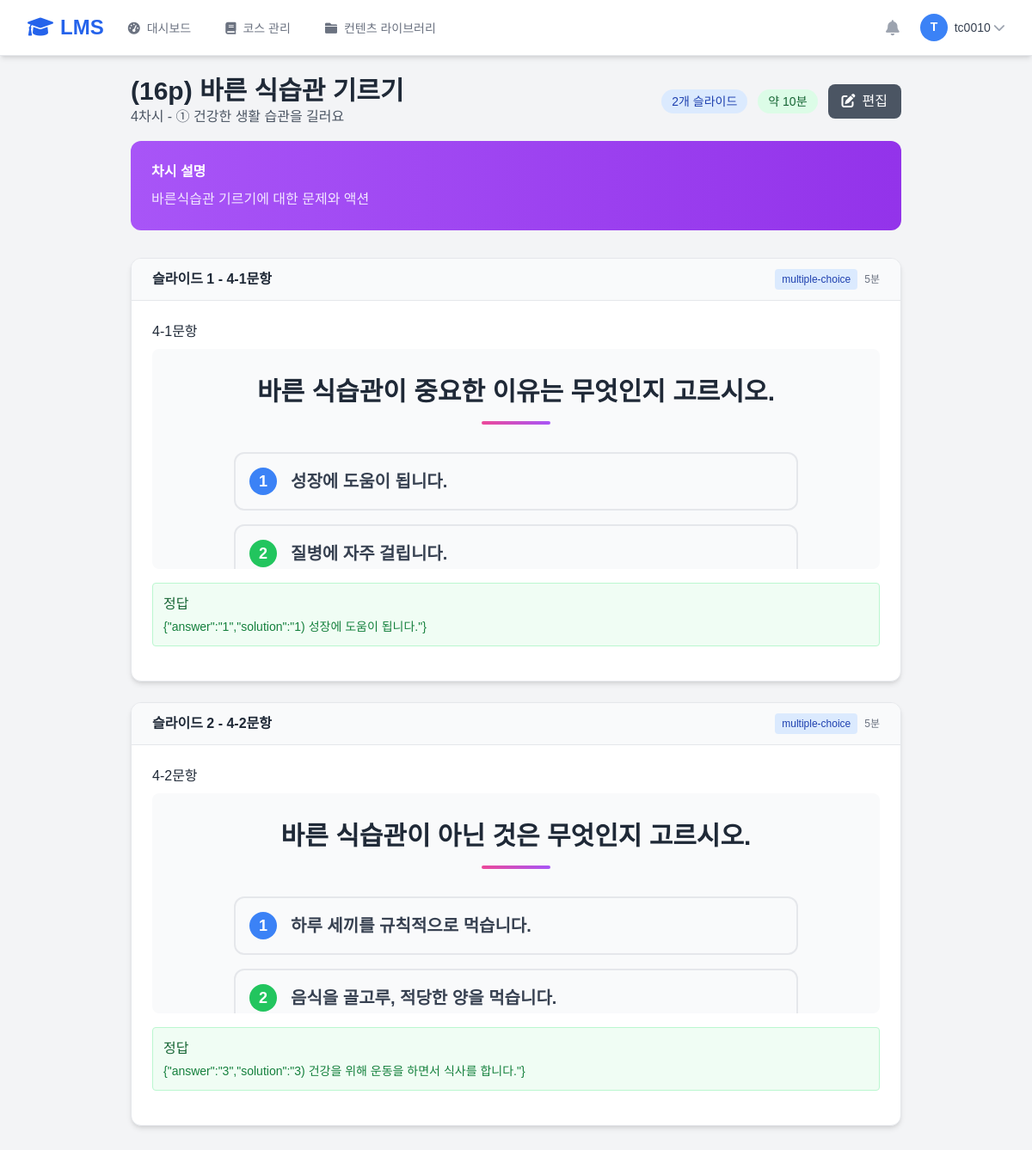
The page /teacher/chasis/4/preview/ (signed in) on the database its author committed.
### teacher/models.py (models this page shows, shortened)
class Chasi(models.Model):
    subject = models.ForeignKey(Course, on_delete=models.CASCADE, verbose_name='코스')  # course 대신 subject로 통일
    chapter = models.ForeignKey(Chapter, on_delete=models.CASCADE, verbose_name='대단원')
    sub_chapter = models.ForeignKey(SubChapter, on_delete=models.CASCADE, verbose_name='소단원', related_name='chasis')
    chasi_title = models.CharField('차시명', max_length=200)  # 기존 코드와 호환성을 위해 chasi_title 유지
    chasi_order = models.PositiveIntegerField('순서', default=1)
    chapter_order = models.PositiveIntegerField('대단원 순서', default=1)
    sub_chapter_order = models.PositiveIntegerField('소단원 순서', default=1)
    description = models.TextField('설명', blank=True)
    learning_objectives = models.TextField('학습목표', blank=True)
    duration_minutes = models.PositiveIntegerField('수업시간(분)', default=45)
    is_published = models.BooleanField('공개', default=True)
    created_at = models.DateTimeField('생성일', auto_now_add=True)
    updated_at = models.DateTimeField('수정일', auto_now=True)
    class Meta:
        verbose_name = '차시'
        verbose_name_plural = '차시'
        ordering = ['sub_chapter', 'chasi_order']
        unique_together = ['sub_chapter', 'chasi_order']

class SubChapter(models.Model):
    subject = models.ForeignKey(Course, on_delete=models.CASCADE, verbose_name='코스')
    chapter = models.ForeignKey(Chapter, on_delete=models.CASCADE, verbose_name='대단원', related_name='subchapters')
    sub_chapter_title = models.CharField('소단원명', max_length=200)
    sub_chapter_order = models.PositiveIntegerField('순서', default=1)
    description = models.TextField('설명', blank=True)
    created_at = models.DateTimeField('생성일', auto_now_add=True)
    updated_at = models.DateTimeField('수정일', auto_now=True)
    class Meta:
        verbose_name = '소단원'
        verbose_name_plural = '소단원'
        ordering = ['chapter', 'sub_chapter_order']
        unique_together = ['chapter', 'sub_chapter_order']

class ChasiSlide(models.Model):
    chasi = models.ForeignKey(Chasi, on_delete=models.CASCADE, verbose_name='차시', related_name='teacher_slides')
    slide_number = models.PositiveIntegerField('슬라이드 번호')
    slide_title = models.CharField('슬라이드 제목', max_length=200, blank=True)
    content_type = models.ForeignKey(ContentType, on_delete=models.CASCADE, verbose_name='컨텐츠 타입')
    content = models.ForeignKey(Contents, on_delete=models.CASCADE, verbose_name='컨텐츠')
    instructor_notes = models.TextField('강사 노트', blank=True)
    estimated_time = models.PositiveIntegerField('예상 시간(분)', default=5)
    is_active = models.BooleanField('활성화', default=True)
    created_at = models.DateTimeField('생성일', auto_now_add=True)
    updated_at = models.DateTimeField('수정일', auto_now=True)
    class Meta:
        verbose_name = '차시 슬라이드'
        verbose_name_plural = '차시 슬라이드'
        ordering = ['chasi', 'slide_number']
        unique_together = ['chasi', 'slide_number']

class ContentType(models.Model):
    type_name = models.CharField('타입명', max_length=50)
    description = models.TextField('설명', blank=True)
    icon = models.CharField('아이콘', max_length=50, blank=True,null=True)
    color = models.CharField('색상', max_length=7, blank=True,null=True)
    is_active = models.BooleanField('활성화', default=True)
    class Meta:
        verbose_name = '컨텐츠 타입'
        verbose_name_plural = '컨텐츠 타입'

class Contents(models.Model):
    content_type = models.ForeignKey(ContentType, on_delete=models.CASCADE, verbose_name='콘텐츠 타입')
    title = models.CharField('제목', max_length=200)
    page = models.TextField('콘텐츠 페이지', help_text='HTML 형식의 콘텐츠')
    answer = models.TextField('정답', blank=True,null=True, help_text='객관식/단답형의 경우 정답')
    meta_data = models.JSONField('메타데이터', default=dict, blank=True)
    tags = models.JSONField('태그/평가기준', default=dict, blank=True, help_text='채점이나 평가 기준')
    created_by = models.ForeignKey(User, on_delete=models.SET_NULL, null=True, verbose_name='생성자')
    created_at = models.DateTimeField('생성일', auto_now_add=True)
    updated_at = models.DateTimeField('수정일', auto_now=True)
    is_active = models.BooleanField('활성화', default=True)
    is_public = models.BooleanField('공개', default=True, help_text='다른 교사들도 사용할 수 있도록 공개')  # 추가
    class Meta:
        verbose_name = '콘텐츠'
        verbose_name_plural = '콘텐츠'
        ordering = ['-created_at']

### teacher/courses.py (the view)
# urls.py: path('chasis/<int:chasi_id>/preview/', courses.chasi_preview_view, name='chasi_preview'),
@login_required
@teacher_required
def chasi_preview_view(request, chasi_id):
    teacher = request.user.teacher
    chasi = get_object_or_404(Chasi, id=chasi_id, subject__teacher=teacher)
    slides = chasi.teacher_slides.select_related('content', 'content_type').order_by('slide_number')
    context = {
        'chasi': chasi,
        'slides': slides,
        'total_slides': slides.count(),
        'total_time': sum(slide.estimated_time for slide in slides),
    }
    return render(request, 'teacher/courses/chasis/preview.html', context)

### templates/teacher/courses/chasis/preview.html (shortened to what this page needs)
{% extends 'teacher/base.html' %}
{% block content %}
<div class="max-w-4xl mx-auto">
    <div class="mb-8">
        <div class="flex items-center justify-between mb-4">
            <div>
                <h1 class="text-3xl font-bold text-gray-800">{{ chasi.chasi_title }}</h1>
                <p class="text-gray-600">{{ chasi.chasi_order }}차시 - {{ chasi.sub_chapter.sub_chapter_title }}</p>
            </div>
            <div class="flex items-center space-x-3">
                <span class="bg-blue-100 text-blue-800 px-3 py-1 rounded-full text-sm">
                    {{ total_slides }}개 슬라이드
                </span>
                <span class="bg-green-100 text-green-800 px-3 py-1 rounded-full text-sm">
                    약 {{ total_time }}분
                </span>
                <a href="{% url 'teacher:chasi_slide_manage' chasi.id %}"
                   class="bg-gray-600 text-white px-4 py-2 rounded-lg hover:bg-gray-700 transition duration-200">
                    <i class="fas fa-edit mr-2"></i>편집
                </a>
            </div>
        </div>
        {% if chasi.learning_objectives or chasi.description %}
        <div class="bg-gradient-to-r from-purple-500 to-purple-600 rounded-xl p-6 text-white">
            {% if chasi.description %}
            <h3 class="font-bold mb-2 {% if chasi.learning_objectives %}mt-4{% endif %}">차시 설명</h3>
            <p class="text-purple-100">{{ chasi.description }}</p>
            {% endif %}
        </div>
        {% endif %}
    </div>
    {% if slides %}
    <div class="space-y-6">
        {% for slide in slides %}
        <div class="bg-white rounded-xl shadow-md border border-gray-200 overflow-hidden">
            <div class="bg-gray-50 px-6 py-3 border-b border-gray-200">
                <div class="flex items-center justify-between">
                    <h3 class="font-semibold text-gray-800">
                        슬라이드 {{ slide.slide_number }}
                        {% if slide.slide_title %}- {{ slide.slide_title }}{% endif %}
                    </h3>
                    <div class="flex items-center space-x-2">
                        <span class="bg-blue-100 text-blue-800 px-2 py-1 rounded text-xs">
                            {{ slide.content_type.type_name }}
                        </span>
                        <span class="text-gray-500 text-xs">{{ slide.estimated_time }}분</span>
                    </div>
                </div>
            </div>
            <div class="p-6">
                <div class="mb-4">
                    <h4 class="font-medium text-gray-800 mb-2">{{ slide.content.title }}</h4>
                    <div class="bg-gray-50 rounded-lg p-4 max-h-64 overflow-y-auto">
                        <div class="prose prose-sm max-w-none">
                            {{ slide.content.page|safe }}
                        </div>
                    </div>
                    {% if slide.content.answer %}
                    <div class="mt-4 p-3 bg-green-50 border border-green-200 rounded">
                        <h5 class="font-medium text-green-800 mb-1">정답</h5>
                        <p class="text-green-700 text-sm">{{ slide.content.answer }}</p>
                    </div>
                    {% endif %}
                </div>
            </div>
        </div>
        {% endfor %}
    </div>
    {% endif %}
</div>
{% endblock %}

### templates/teacher/base.html (shortened to what this page needs)
<!DOCTYPE html>
<html lang="ko">
<head>
    <script src="https://cdn.tailwindcss.com?plugins=forms,typography,aspect-ratio,line-clamp"></script>
    <link rel="stylesheet" href="https://cdnjs.cloudflare.com/ajax/libs/font-awesome/6.0.0/css/all.min.css">
</head>
<body class="bg-gray-100">
    <nav class="bg-white shadow-md border-b border-gray-200 fixed w-full top-0 z-50">
        <div class="max-w-7xl mx-auto px-4 sm:px-6 lg:px-8">
            <div class="flex justify-between h-16">
                <div class="flex items-center">
                    <div class="flex-shrink-0">
                        <a href="{% url 'teacher:dashboard' %}" class="text-2xl font-bold text-blue-600">
                            <i class="fas fa-graduation-cap mr-2"></i>LMS
                        </a>
                    </div>
                    <div class="hidden md:ml-6 md:flex md:space-x-8">
                        <a href="{% url 'teacher:dashboard' %}"
                           class="{% if 'dashboard' in request.resolver_match.url_name %}border-blue-500 text-gray-900{% else %}border-transparent text-gray-500 hover:text-gray-700 hover:border-gray-300{% endif %} inline-flex items-center px-1 pt-1 border-b-2 text-sm font-medium">
                            <i class="fas fa-tachometer-alt mr-2"></i>대시보드
                        </a>
                        <a href="{% url 'teacher:course_dashboard' %}"
                           class="{% if 'course' in request.resolver_match.url_name %}border-blue-500 text-gray-900{% else %}border-transparent text-gray-500 hover:text-gray-700 hover:border-gray-300{% endif %} inline-flex items-center px-1 pt-1 border-b-2 text-sm font-medium">
                            <i class="fas fa-book mr-2"></i>코스 관리
                        </a>
                        <a href="{% url 'teacher:contents_list' %}"
                           class="{% if 'contents_list' in request.resolver_match.url_name %}border-blue-500 text-gray-900{% else %}border-transparent text-gray-500 hover:text-gray-700 hover:border-gray-300{% endif %} inline-flex items-center px-1 pt-1 border-b-2 text-sm font-medium">
                            <i class="fas fa-folder mr-2"></i>컨텐츠 라이브러리
                        </a>
                    </div>
                </div>
                <div class="flex items-center">
                    <div class="flex items-center space-x-4">
                        <button class="p-2 text-gray-400 hover:text-gray-500">
                            <i class="fas fa-bell text-lg"></i>
                        </button>
                        <div class="relative">
                            <button class="flex items-center text-sm rounded-full focus:outline-none focus:ring-2 focus:ring-offset-2 focus:ring-blue-500"
                                    id="user-menu-button" onclick="toggleUserMenu()">
                                <img class="h-8 w-8 rounded-full bg-blue-500 flex items-center justify-center text-white font-bold"
                                     alt="{{ user.get_full_name }}">
                                <span class="ml-2 text-gray-700">{{ user.get_full_name|default:user.username }}</span>
                                <i class="fas fa-chevron-down ml-1 text-gray-400"></i>
                            </button>
                        </div>
                    </div>
                </div>
            </div>
        </div>
    </nav>
    <main class="pt-16 min-h-screen">
        <div class="max-w-7xl mx-auto py-6 px-4 sm:px-6 lg:px-8">
            {% block content %}{% endblock %}
        </div>
    </main>
        </body>
        </html>

### rows shown on the page
Chasi: chasi_title "(16p) 바른 식습관 기르기", chasi_order "4", sub_chapter.sub_chapter_title "① 건강한 생활 습관을 길러요", description "바른식습관 기르기에 대한 문제와 액션"
ChasiSlide: slide_number "1", slide_title "4-1문항", content_type.type_name "multiple-choice", estimated_time "5", content "4-1문항", content.page "바른 식습관이 중요한 이유는 무엇인지 고르시오. 1 성장에 도움이 됩니다. 2 질병에 자주 걸립니다.", content.answer "{\"answer\":\"1\",\"solution\":\"1) 성장에 도움이 됩니다.\"}"
ChasiSlide: slide_number "2", slide_title "4-2문항", content_type.type_name "multiple-choice", estimated_time "5", content "4-2문항", content.page "바른 식습관이 아닌 것은 무엇인지 고르시오. 1 하루 세끼를 규칙적으로 먹습니다. 2 음식을 골고루, 적당한 양을 먹습니다.", content.answer "{\"answer\":\"3\",\"solution\":\"3) 건강을 위해 운동을 하면서 식사를 합니다.\"}"

### other values the page prints
{{ user.get_full_name|default:user.username }} "tc0010"
{{ total_slides }} "2"
{{ total_time }} "10"
